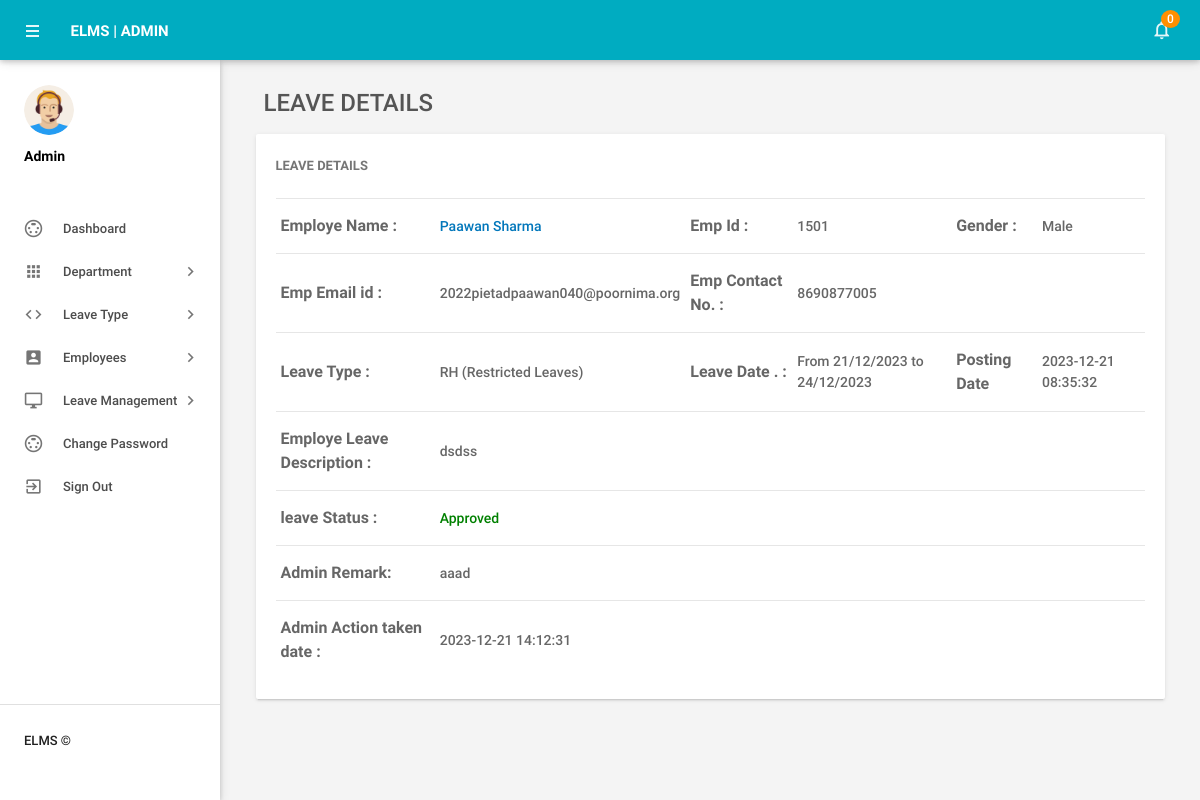
The app's page /admin/leave-details.php?leaveid=17 (signed in) with its own data.
### tables this page shows
CREATE TABLE `tblleaves` (
  `id` int(11) NOT NULL,
  `LeaveType` varchar(110) DEFAULT NULL,
  `ToDate` varchar(120) DEFAULT NULL,
  `FromDate` varchar(120) DEFAULT NULL,
  `Description` mediumtext DEFAULT NULL,
  `PostingDate` timestamp NULL DEFAULT current_timestamp(),
  `AdminRemark` mediumtext DEFAULT NULL,
  `AdminRemarkDate` varchar(120) DEFAULT NULL,
  `Status` int(1) DEFAULT NULL,
  `IsRead` int(1) DEFAULT NULL,
  `empid` int(11) DEFAULT NULL
);

CREATE TABLE `tblemployees` (
  `id` int(11) NOT NULL,
  `EmpId` varchar(100) NOT NULL,
  `FirstName` varchar(150) DEFAULT NULL,
  `LastName` varchar(150) DEFAULT NULL,
  `EmailId` varchar(200) DEFAULT NULL,
  `Password` varchar(180) DEFAULT NULL,
  `Gender` varchar(100) DEFAULT NULL,
  `Dob` varchar(100) DEFAULT NULL,
  `Department` varchar(255) DEFAULT NULL,
  `Address` varchar(255) DEFAULT NULL,
  `City` varchar(200) DEFAULT NULL,
  `Country` varchar(150) DEFAULT NULL,
  `Phonenumber` char(11) DEFAULT NULL,
  `Status` int(1) DEFAULT NULL,
  `RegDate` timestamp NULL DEFAULT current_timestamp()
);

### admin/leave-details.php (the view, shortened to what this page needs)
<?php
include('includes/config.php');
if(strlen($_SESSION['alogin'])==0)
    {
header('location:index.php');
}
else{
 ?>
<!DOCTYPE html>
<html lang="en">
    <head>
        <link type="text/css" rel="stylesheet" href="../assets/plugins/materialize/css/materialize.min.css"/>
        <link href="../assets/plugins/material-preloader/css/materialPreloader.min.css" rel="stylesheet">
        <link href="../assets/plugins/datatables/css/jquery.dataTables.min.css" rel="stylesheet">
                <link href="../assets/plugins/google-code-prettify/prettify.css" rel="stylesheet" type="text/css"/>
        <link href="../assets/css/alpha.min.css" rel="stylesheet" type="text/css"/>
        <link href="../assets/css/custom.css" rel="stylesheet" type="text/css"/>
    </head>
    <body>
       <?php include('includes/header.php');?>
       <?php include('includes/sidebar.php');?>
            <main class="mn-inner">
                <div class="row">
                    <div class="col s12">
                        <div class="page-title" style="font-size:24px;">Leave Details</div>
                    </div>
                    <div class="col s12 m12 l12">
                        <div class="card">
                            <div class="card-content">
                                <span class="card-title">Leave Details</span>
                                <table id="example" class="display responsive-table ">
                                    <tbody>
<?php
$lid=intval($_GET['leaveid']);
$sql = "SELECT tblleaves.id as lid,tblemployees.FirstName,tblemployees.LastName,tblemployees.EmpId,tblemployees.id,tblemployees.Gender,tblemployees.Phonenumber,tblemployees.EmailId,tblleaves.LeaveType,tblleaves.ToDate,tblleaves.FromDate,tblleaves.Description,tblleaves.PostingDate,tblleaves.Status,tblleaves.AdminRemark,tblleaves.AdminRemarkDate from tblleaves join tblemployees on tblleaves.empid=tblemployees.id where tblleaves.id=:lid";
$query = $dbh -> prepare($sql);
$query->bindParam(':lid',$lid,PDO::PARAM_STR);
$query->execute();
$results=$query->fetchAll(PDO::FETCH_OBJ);
$cnt=1;
if($query->rowCount() > 0)
{
foreach($results as $result)
{
      ?>
                                        <tr>
                                            <td style="font-size:16px;"> <b>Employe Name :</b></td>
                                              <td><a href="editemployee.php?empid=<?php echo htmlentities($result->id);?>" target="_blank">
                                                <?php echo htmlentities($result->FirstName." ".$result->LastName);?></a></td>
                                              <td style="font-size:16px;"><b>Emp Id :</b></td>
                                              <td><?php echo htmlentities($result->EmpId);?></td>
                                              <td style="font-size:16px;"><b>Gender :</b></td>
                                              <td><?php echo htmlentities($result->Gender);?></td>
                                          </tr>
                                          <tr>
                                             <td style="font-size:16px;"><b>Emp Email id :</b></td>
                                            <td><?php echo htmlentities($result->EmailId);?></td>
                                             <td style="font-size:16px;"><b>Emp Contact No. :</b></td>
                                            <td><?php echo htmlentities($result->Phonenumber);?></td>
                                            <td>&nbsp;</td>
                                             <td>&nbsp;</td>
                                        </tr>
  <tr>
                                             <td style="font-size:16px;"><b>Leave Type :</b></td>
                                            <td><?php echo htmlentities($result->LeaveType);?></td>
                                             <td style="font-size:16px;"><b>Leave Date . :</b></td>
                                            <td>From <?php echo htmlentities($result->FromDate);?> to <?php echo htmlentities($result->ToDate);?></td>
                                            <td style="font-size:16px;"><b>Posting Date</b></td>
                                           <td><?php echo htmlentities($result->PostingDate);?></td>
                                        </tr>
<tr>
                                             <td style="font-size:16px;"><b>Employe Leave Description : </b></td>
                                            <td colspan="5"><?php echo htmlentities($result->Description);?></td>
                                        </tr>
<tr>
<td style="font-size:16px;"><b>leave Status :</b></td>
<td colspan="5"><?php $stats=$result->Status;
if($stats==1){
?>
<span style="color: green">Approved</span>
 <?php } if($stats==2)  { ?>
<span style="color: red">Not Approved</span>
<?php } if($stats==0)  { ?>
 <span style="color: blue">waiting for approval</span>
 <?php } ?>
</td>
</tr>
<tr>
<td style="font-size:16px;"><b>Admin Remark: </b></td>
<td colspan="5"><?php
if($result->AdminRemark==""){
  echo "waiting for Approval";
}
else{
echo htmlentities($result->AdminRemark);
}
?></td>
 </tr>
 <tr>
<td style="font-size:16px;"><b>Admin Action taken date : </b></td>
<td colspan="5"><?php
if($result->AdminRemarkDate==""){
  echo "NA";
}
else{
echo htmlentities($result->AdminRemarkDate);
}
?></td>
 </tr>
                                         <?php $cnt++;} }?>
                                    </tbody>
                                </table>
                            </div>
                        </div>
                    </div>
                </div>
            </main>
        </div>
        <div class="left-sidebar-hover"></div>
    </body>
</html>
<?php } ?>

### records on screen
tblleaves: tblemployees.FirstName+LastName "Paawan Sharma", tblemployees.EmpId "1501", tblemployees.Gender "Male", tblemployees.EmailId "2022pietadpaawan040@poornima.org", tblemployees.Phonenumber "8690877005", LeaveType "RH (Restricted Leaves)", FromDate "21/12/2023", ToDate "24/12/2023", PostingDate "2023-12-21 08:35:32", Description "dsdss", Status "Approved", AdminRemark "aaad", AdminRemarkDate "2023-12-21 14:12:31"

### other values on screen
$unreadcount "0"
